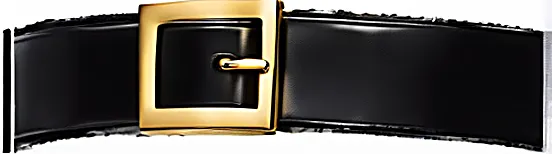
#> input picture image (2).webp, 552 x 154 px
$ python -i extract_and_labels.py   (imports and definitions only)
#> lines starting #> are read from the running program, lines starting #| are printed output that depends on the picture; after the words box and inside, x2 and y2 are one past the last pixel; in counts of white or black regions, pixels touching at a corner belong together
import cv2
import numpy as np
import os
import gradio as gr
import json
from PIL import Image
import matplotlib.pyplot as plt
from skimage import measure


class TextureComponentExtractor:
    def __init__(self, input_image_path, output_dir="output", min_component_size=100):
#> called with input_image_path = 'image (2).webp', output_dir = 'output', min_component_size = 100
        self.input_image_path = input_image_path
        self.output_dir = output_dir
        self.min_component_size = min_component_size

        self.components_dir = os.path.join(output_dir, "components")
        self.reassembled_dir = os.path.join(output_dir, "reassembled")

        os.makedirs(self.output_dir, exist_ok=True)
        os.makedirs(self.components_dir, exist_ok=True)
        os.makedirs(self.reassembled_dir, exist_ok=True)

        self.image = cv2.imread(input_image_path, cv2.IMREAD_UNCHANGED)
#> self.image is the input picture: shape (154, 552, 3); mean B, G, R 84.6, 90.6, 94.3
        if self.image is None:
            raise FileNotFoundError(f"Could not read image: {input_image_path}")

        self.height, self.width = self.image.shape[:2]
#> self.height = 154; self.width = 552
        self.has_alpha = self.image.shape[2] == 4 if len(self.image.shape) == 3 else False
#> self.has_alpha = False

        self.components = []
        self.component_metadata = {}

    def extract_components(self):
        if self.has_alpha:
            alpha = self.image[:, :, 3]
            mask = (alpha > 10).astype(np.uint8)
        elif len(self.image.shape) > 2:
            gray = cv2.cvtColor(self.image, cv2.COLOR_BGR2GRAY)
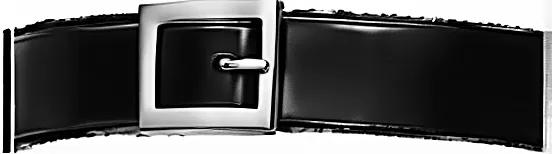
#> gray: shape (154, 552); min 0, max 255, mean 91
            _, mask = cv2.threshold(gray, 10, 255, cv2.THRESH_BINARY)
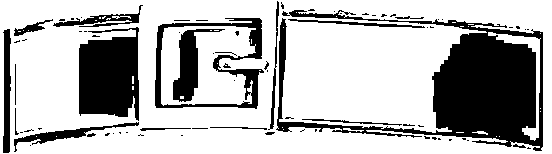
#> mask: shape (154, 552); 71.5% white; 76 black regions (55 under 20 px), largest, box (x1, y1, x2, y2) and area: (276, 10, 543, 151) 12372, (79, 27, 139, 121) 4526, (155, 18, 264, 109) 2190
        else:
            _, mask = cv2.threshold(self.image, 10, 255, cv2.THRESH_BINARY)

        contours, _ = cv2.findContours(mask, cv2.RETR_EXTERNAL, cv2.CHAIN_APPROX_SIMPLE)
#> contours = [[[0, 0], [0, 153], [551, 153], [551, 0]]]

        # Create bounding boxes
        bboxes = []
        for cnt in contours:
            x, y, w, h = cv2.boundingRect(cnt)
            if w * h < self.min_component_size:
                continue
            bboxes.append((x, y, x + w, y + h))
#> this loop made 1 pass
#> (cnt, x, y, w, h) on pass 1: ([[0, 0], [0, 153], [551, 153], [551, 0]], 0, 0, 552, 154)
#> after the loop, bboxes = [(0, 0, 552, 154)]

        # Group overlapping bounding boxes
        groups = []
        visited = [False] * len(bboxes)
#> visited = [False]

        # [4 lines left out: function boxes_overlap, not called in this run]

        def dfs(idx, group):
            visited[idx] = True
            group.append(bboxes[idx])
            for i, box in enumerate(bboxes):
                if not visited[i] and boxes_overlap(bboxes[idx], box):
                    dfs(i, group)

        grouped_boxes = []
        for i in range(len(bboxes)):
            if not visited[i]:
                group = []
                dfs(i, group)
                # Merge group into one bounding box
                xs = [b[0] for b in group] + [b[2] for b in group]
                ys = [b[1] for b in group] + [b[3] for b in group]
                grouped_boxes.append((min(xs), min(ys), max(xs), max(ys)))
#> this loop made 1 pass
#> (xs, ys) on pass 1: ([0, 552], [0, 154])
#> after the loop, grouped_boxes = [(0, 0, 552, 154)]

        # Now crop using merged boxes
        pad = 5
        component_id = 1
        self.components = []
        self.component_metadata = {}

        for x1, y1, x2, y2 in grouped_boxes:
            x1 = max(0, x1 - pad)
            y1 = max(0, y1 - pad)
            x2 = min(self.width, x2 + pad)
            y2 = min(self.height, y2 + pad)

            component = self.image[y1:y2, x1:x2]
            component_name = f"component_{component_id}"
            component_id += 1

            component_info = {
                "id": component_id - 1,
                "name": component_name,
                "bbox": [y1, x1, y2, x2],
                "position": [x1, y1],
                "size": [x2 - x1, y2 - y1],
                "file": f"{component_name}.png"
            }

            self.component_metadata[component_name] = component_info
            self.components.append(component_info)

            component_path = os.path.join(self.components_dir, f"{component_name}.png")
            if self.has_alpha:
                cv2.imwrite(component_path, component)
            else:
                component_rgb = cv2.cvtColor(component, cv2.COLOR_BGR2RGB)
                Image.fromarray(component_rgb).save(component_path)
#> this loop made 1 pass
#> (x1, y1, x2, y2, component_name, component_id) on pass 1: (0, 0, 552, 154, 'component_1', 2)
#> after the loop, component_id = 2; self.component_metadata = 1 item; self.components = 1 item

        metadata_path = os.path.join(self.output_dir, "components_metadata.json")
        with open(metadata_path, 'w') as f:
            json.dump({
                "image_size": [self.width, self.height],
                "components": self.components
            }, f, indent=2)

    # [136 lines left out: functions visualize_components, reassemble_components, get_component_image, draw_overlay_with_red_box, launch_texture_editor_workflow, not called in this run]

# Example usage:
# launch_texture_editor_workflow("RACOON01/RACOON01.4096/texture_00.png")
# [1 line not run here, left out]

>>> result = TextureComponentExtractor('image (2).webp').extract_components()
